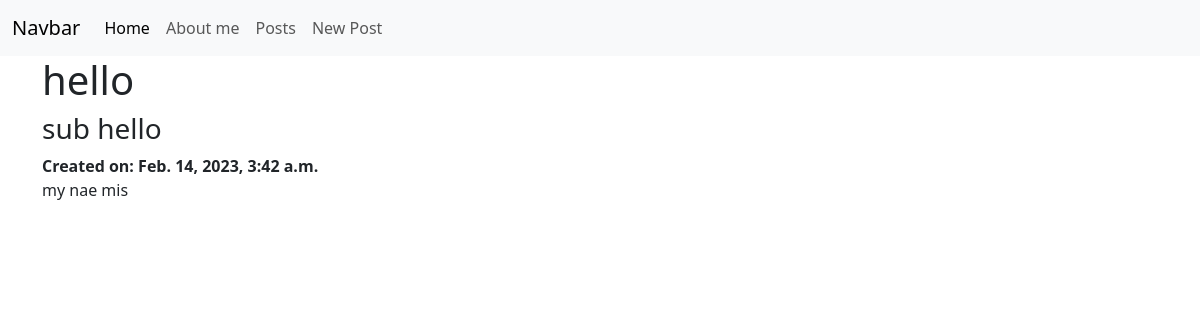
The app's page /posts/1/ with its own data.
### posts/models.py (models this page shows, shortened)
class Post(models.Model):
   title = models.CharField(max_length=128)
   subtitle = models.CharField(max_length=128)
   body = models.TextField()
   created_on = models.DateTimeField(auto_now_add=True)

### posts/views.py (the view)
class PostDetailView(DetailView):#this will give a sigle Post return
   template_name = "detail.html"
   model = Post

### templates/detail.html (shortened to what this page needs)
{% extends 'base.html' %}
{% block content %}
<h1>{{ post.title }}</h1>
<h3>{{ post.subtitle }}</h3>
<strong>Created on: {{ post.created_on }}</strong>
<p>{{ post.body }}</p>
{% endblock content %}

### records on screen
Post: title "hello", subtitle "sub hello", created_on "Feb. 14, 2023, 3:42 a.m.", body "my nae mis"
